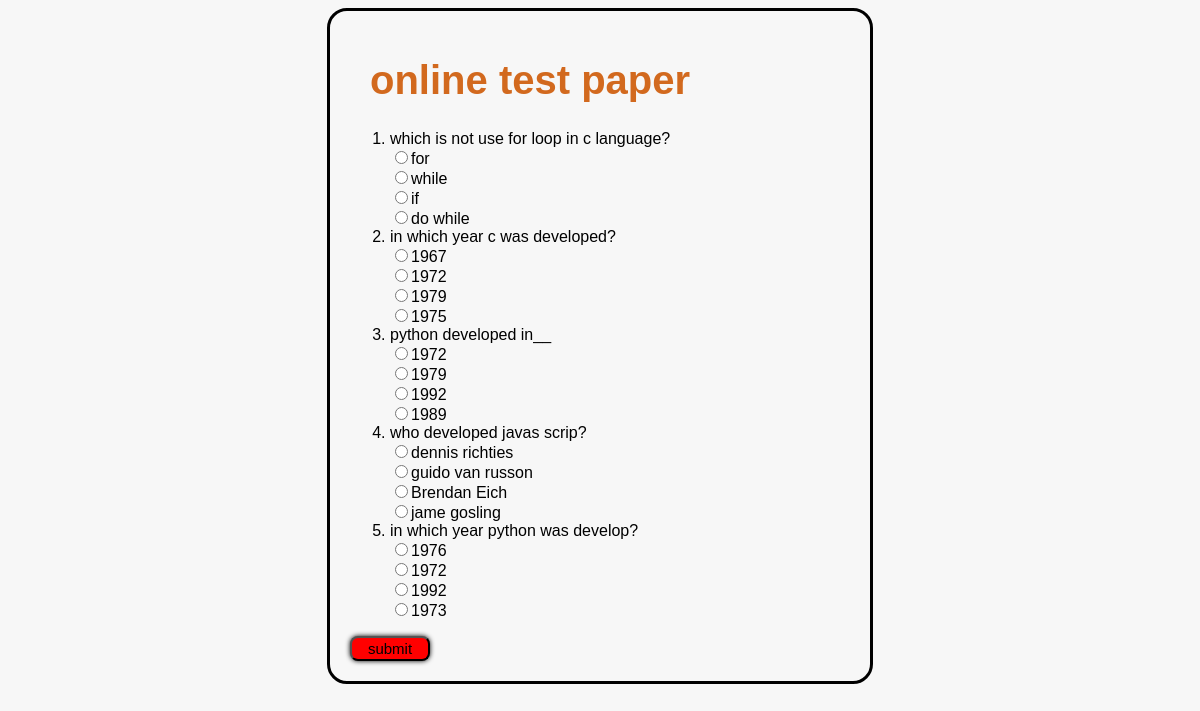
The page /OTS/start-test/ (signed in) on the database its author committed.
### OTS/models.py (models this page shows)
class Question(models.Model):
    que_no=models.IntegerField(primary_key=True,auto_created=True)
    que=models.CharField(max_length=200)
    optiona=models.CharField(max_length=100)
    optionb=models.CharField(max_length=100)
    optionc=models.CharField(max_length=100)
    optiond=models.CharField(max_length=100)
    answer=models.CharField(max_length=1)

### OTS/views.py (the view)
# urls.py: path('start-test/',startTest),#html file
def startTest(request):
    try:
        request.session['username']
    except KeyError:
        return HttpResponseRedirect('http://localhost:8000/OTS/login/')
    no_of_question=5
    question_pool=list(Question.objects.all())
    random.shuffle(question_pool)
    question_list=question_pool[:no_of_question]
    res=render(request,'OTS/start_test.html',{'questions':question_list})
    return res

### templates/OTS/start_test.html (shortened to what this page needs)
<!DOCTYPE html>
{% load static%}
<html lang="en">
<head>
    <link rel="stylesheet" href="{% static 'css/start-test.css' %}">
</head>
<body>
   <div id="form-box">
         <h1>online test paper</h1>
         <form action="http://localhost:8000/OTS/test-result/" method="post">
          <ol>
            {% for question in questions %}
              <div class="questinos">
                 <li>{{question.que}}</li>
              </div>
              <div class="option"><input type="radio" name="q{{question.que_no}}" value="a">{{question.optiona}}</div>
              <div class="option"><input type="radio" name="q{{question.que_no}}" value="b">{{question.optionb}}</div>
              <div class="option"><input type="radio" name="q{{question.que_no}}" value="c">{{question.optionc}}</div>
              <div class="option"><input type="radio" name="q{{question.que_no}}" value="d">{{question.optiond}}</div>
            {% endfor %}
         </ol>
            <input type="submit" value="submit" id="b">
         </form>
   </div>
</body>
</html>

### static/css/start-test.css (style rules this page uses)
body { background-color: rgb(213 213 213 / 19%); font-family: 'Franklin Gothic Medium', 'Arial Narrow', Arial, sans-serif; }
#form-box { border-style:solid; width: 500px; margin:auto; padding: 20px; border-radius: 20px; }
#form-box h1 { font-size: 40px; position: relative; left: 20px; color: chocolate; }
#b { width: 80px; height: 25px; font-size: 15px; background-color: red; border-radius: 8px; box-shadow: 0px 0px 5px black; }

### rows shown on the page
Question: que "which is not use for loop in c language?", optiona "for", optionb "while", optionc "if", optiond "do while"
Question: que "in which year c was developed?", optiona "1967", optionb "1972", optionc "1979", optiond "1975"
Question: que "python developed in__", optiona "1972", optionb "1979", optionc "1992", optiond "1989"
Question: que "who developed javas scrip?", optiona "dennis richties", optionb "guido van russon", optionc "Brendan Eich", optiond "jame gosling"
Question: que "in which year python was develop?", optiona "1976", optionb "1972", optionc "1992", optiond "1973"
